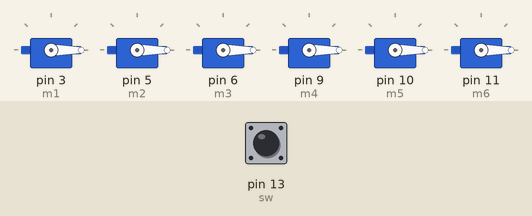
Simulated run of this sketch. Board: Arduino Uno, built with avr-gcc and run on an emulated ATmega328P. Shown: 6 × servo. Inputs (shaded band) come from the test bench; at power-on: pin 13 (sw) LOW.

Above: at 1.2 s.
1.3 s: pin 13 (sw) pulled HIGH for 0.15 s
At 1.78 s:
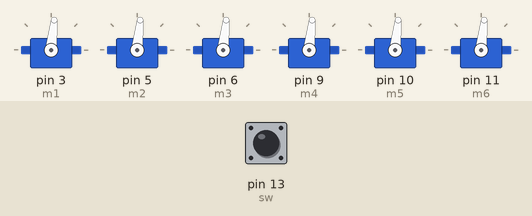
4.0 s: pin 13 (sw) pulled HIGH for 1 s
At 4.77 s:
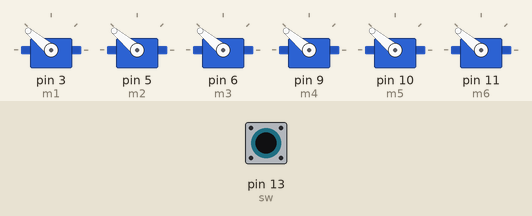
7.6 s: pin 13 (sw) pulled HIGH for 0.15 s
At 7.78 s:
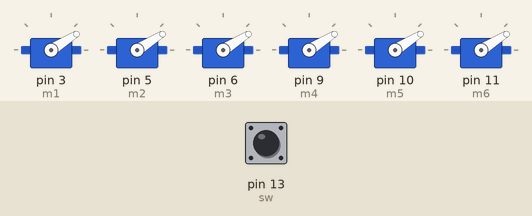
9.7 s: pin 13 (sw) pulled HIGH for 3.2 s
At 10.79 s:
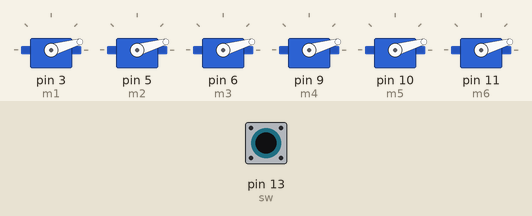
Timing chart, 0 to 15.2 s (numbered marks = the images above; inputs shaded):
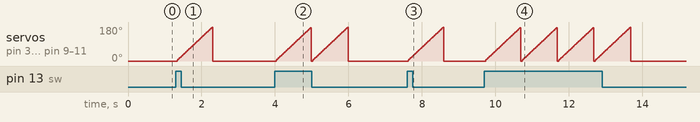

The sketch:

Servo_Motor.ino
```cpp
#include <Servo.h>

// create servo objects to control the servo motors
Servo m1;
Servo m2 ;
Servo m3 ;
Servo m4 ;
Servo m5 ;
Servo m6 ;

int sw=13 ;


void setup() {

pinMode(sw,INPUT);


}

void loop() {

// attaches the servo motors on pins of the arduino
  m1.attach(3);
  m2.attach(5);
  m3.attach(6);
  m4.attach(9);
  m5.attach(10);
  m6.attach(11);

  //intial postion for the servo motors 90
  m1.write(0);
  m2.write(0);
  m3.write(0);
  m4.write(0);
  m5.write(0);
  m6.write(0);
  delay(15) ;

 int x = digitalRead(sw) ;

if (x==1) {

 for (int pos = 0; pos <= 180; pos++){
   m1.write(pos);
   m2.write(pos);
   m3.write(pos);
   m4.write(pos);
   m5.write(pos);
   m6.write(pos);
   delay(5);

 }

}
else {

  m1.detach() ;
  m2.detach() ;
  m3.detach() ;
  m4.detach() ;
  m5.detach() ;
  m6.detach() ;
}
}
```

Measured:
- after the input at 1.3 s, servo on pin 3 (m1), servo on pin 5 (m2), servo on pin 6 (m3), servo on pin 9 (m4), servo on pin 10 (m5), servo on pin 11 (m6): rises from 0° to 180° in 0.95 s, then falls to 0° in 0.02 s
- after the input at 4.0 s, servo on pin 3 (m1), servo on pin 5 (m2), servo on pin 6 (m3), servo on pin 9 (m4), servo on pin 10 (m5), servo on pin 11 (m6): ramps from 0° to 180° and jumps back, once every 1.0 s
- after the input at 7.6 s, servo on pin 3 (m1), servo on pin 5 (m2), servo on pin 6 (m3), servo on pin 9 (m4), servo on pin 10 (m5), servo on pin 11 (m6): rises from 0° to 180° in 0.95 s, then falls to 0° in 0.02 s
- after the input at 9.7 s, servo on pin 3 (m1), servo on pin 5 (m2), servo on pin 6 (m3), servo on pin 9 (m4), servo on pin 10 (m5), servo on pin 11 (m6): ramps from 0° to 180° and jumps back, once every 0.99 s
